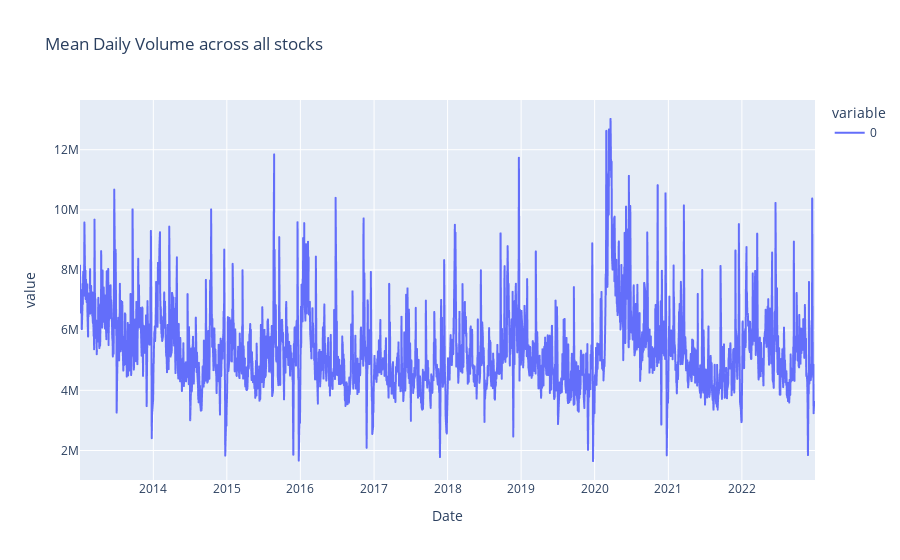

The notebook cell saved with this chart:
### Code cell
# Plotting mean daily volume, averaged per day across all stocks:
df_volume_clean.mean(1).plot(title='Mean Daily Volume across all stocks')

### Figure 1 — Plotly figure (JSON) as saved in the notebook; plotly's stock layout.template omitted (floating-point values rounded to 4 significant figures; data arrays with more than 128 entries replaced by an {"elided": "..."} marker saying what was removed)
{"data": [{"hovertemplate": "variable=0<br>Date=%{x}<br>value=%{y}<extra></extra>", "legendgroup": "0", "line": {"color": "#636efa", "dash": "solid"}, "marker": {"symbol": "circle"}, "mode": "lines", "name": "0", "showlegend": true, "type": "scattergl", "x": {"elided": "2518 str values"}, "xaxis": "x", "y": {"elided": "2518 float values"}, "yaxis": "y"}], "layout": {"legend": {"title": {"text": "variable"}, "tracegroupgap": 0}, "title": {"text": "Mean Daily Volume across all stocks"}, "xaxis": {"anchor": "y", "domain": [0, 1], "title": {"text": "Date"}}, "yaxis": {"anchor": "x", "domain": [0, 1], "title": {"text": "value"}}}}
